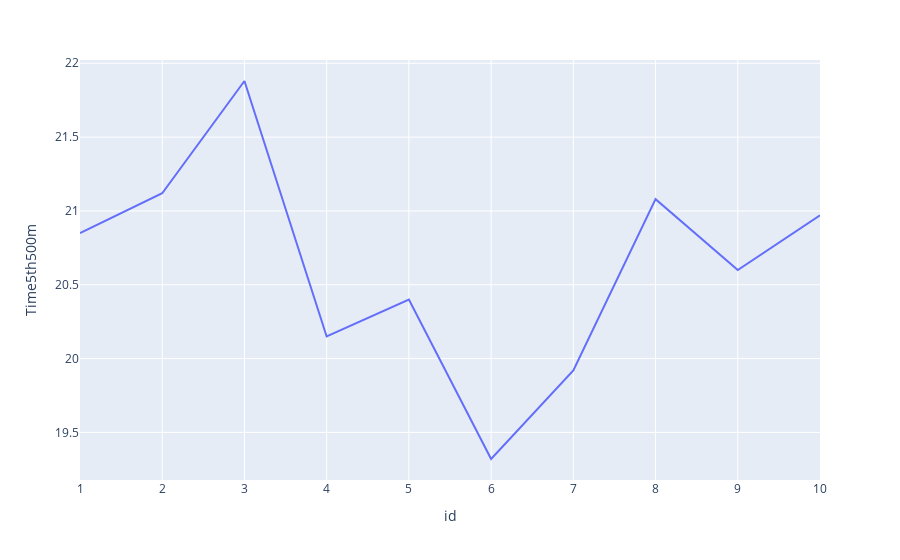

The notebook cell this image was saved under:
### Code cell
px.line(df_run, x='id', y='Time5th500m')

### Figure 1 — Plotly figure (JSON) as saved in the notebook; plotly's stock layout.template omitted (floating-point values rounded to 4 significant figures)
{"data": [{"hovertemplate": "id=%{x}<br>Time5th500m=%{y}<extra></extra>", "legendgroup": "", "line": {"color": "#636efa", "dash": "solid"}, "mode": "lines", "name": "", "orientation": "v", "showlegend": false, "type": "scatter", "x": [1, 2, 3, 4, 5, 6, 7, 8, 9, 10], "xaxis": "x", "y": [20.85, 21.12, 21.88, 20.15, 20.4, 19.32, 19.92, 21.08, 20.6, 20.97], "yaxis": "y"}], "layout": {"legend": {"tracegroupgap": 0}, "margin": {"t": 60}, "xaxis": {"anchor": "y", "domain": [0, 1], "title": {"text": "id"}}, "yaxis": {"anchor": "x", "domain": [0, 1], "title": {"text": "Time5th500m"}}}}
